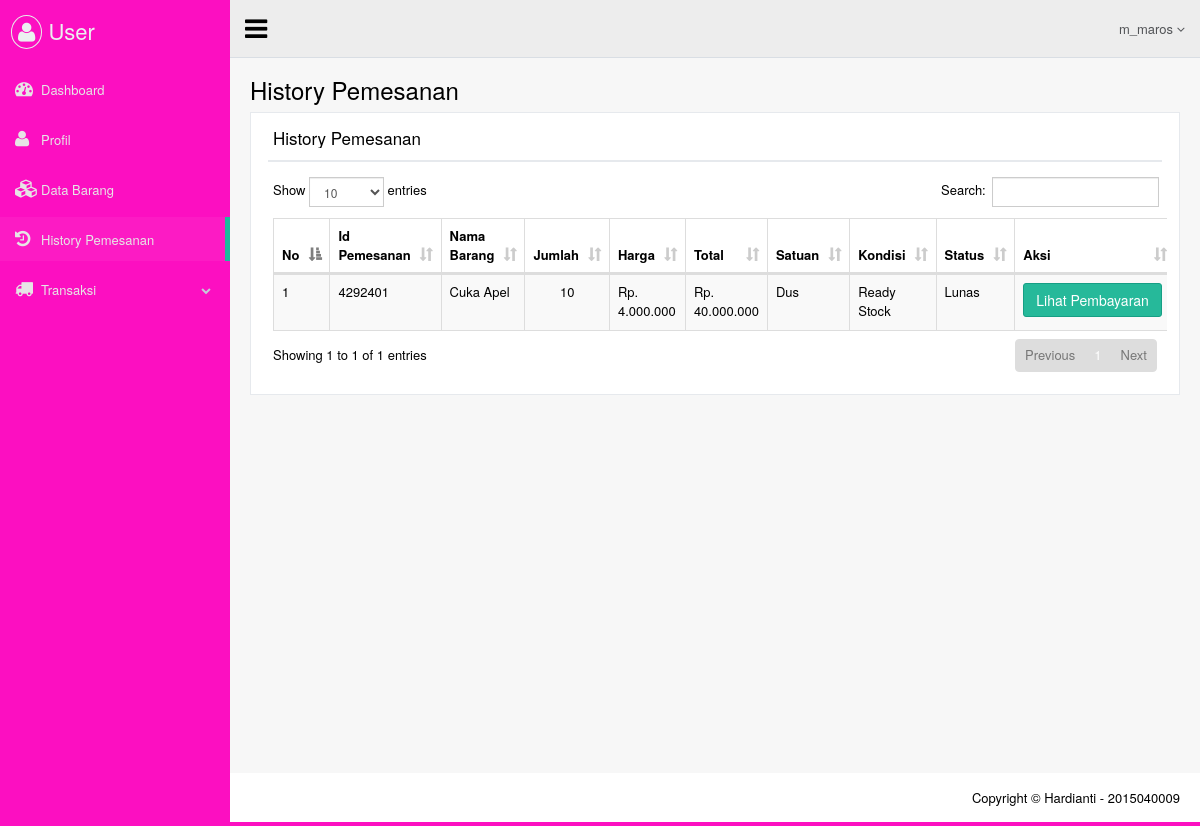
/views/user/pemesanan_history.php (signed in), run on the app's committed database.
### tables this page shows
CREATE TABLE `dta_pemesanan` (
  `id_pemesanan` int(11) NOT NULL,
  `id_user` int(11) NOT NULL,
  `kd_barang` varchar(10) NOT NULL,
  `jumlah` int(11) NOT NULL,
  `harga` int(11) NOT NULL,
  `total` int(11) NOT NULL,
  `status` enum('belum lunas','pelunasan','lunas') NOT NULL,
  `status_pengantaran` varchar(20) NOT NULL,
  `waktu` varchar(50) NOT NULL
);

CREATE TABLE `dta_barang` (
  `kd_barang` varchar(20) NOT NULL,
  `nama` varchar(50) NOT NULL,
  `jumlah` int(15) NOT NULL,
  `harga` int(15) NOT NULL,
  `satuan` varchar(20) NOT NULL,
  `kondisi` varchar(20) NOT NULL,
  `stock_terjual` int(15) NOT NULL
);

### views/user/pemesanan_history.php (the view, shortened to what this page needs)
<?php include_once 'atribut/head.php'; ?>
<body class="nav-md">
  <div class="container body">
    <div class="main_container">
      <?php include_once 'atribut/header.php'; ?>
      <div class="right_col" role="main">
        <div class="">
          <div class="page-title">
            <div class="title_left">
              <h3>History Pemesanan</h3>
            </div>
          </div>
          <div class="clearfix"></div>
          <div class="row">
            <div class="col-md-12 col-sm-12 col-xs-12">
              <div class="x_panel">
                <div class="x_title">
                  <h2>History Pemesanan</h2>
                  <div class="clearfix"></div>
                </div>
                <div class="x_content">
                  <table class="table table-striped table-bordered table-hover" id="datatables" style="width: 100%">
                    <thead>
                        <tr>
                            <th>No</th>
                            <th>Id Pemesanan</th>
                            <th>Nama Barang</th>
                            <th>Jumlah</th>
                            <th>Harga</th>
                            <th>Total</th>
                            <th>Satuan</th>
                            <th>Kondisi</th>
                            <th>Status</th>
                            <th>Aksi</th>
                        </tr>
                    </thead>
                    <tbody>
                        <?php
                         $sql_h  = "SELECT dta_pemesanan.*, dta_barang.nama, dta_barang.satuan, dta_barang.kondisi FROM dta_pemesanan LEFT JOIN dta_barang ON dta_pemesanan.kd_barang = dta_barang.kd_barang WHERE id_user = '$user[id_user]'";
                        $result = $mysqli->query($sql_h);
                        $no = 1;
                        while ($row = $result->fetch_array(MYSQLI_ASSOC)) { ?>
                         <tr>
                             <td><?php echo $no++ ?></td>
                             <td><?php echo $row['id_pemesanan']; ?></td>
                             <td><?php echo $row['nama']; ?></td>
                             <td align="center"><?php echo $row['jumlah']; ?></td>
                             <td><?php echo "Rp. ". number_format($row['harga'], 0, ",", "."); ?></td>
                             <td><?php echo "Rp. ". number_format($row['total'], 0, ",", "."); ?></td>
                             <td><?php echo $row['satuan']; ?></td>
                             <td><?php echo $row['kondisi']; ?></td>
                             <td>
                               <?= $row['status'] == 'lunas' ? 'Lunas' : 'Belum Lunas' ?>
                             </td>
                             <td align="center">
                              <?php if ($row['status'] == 'lunas') { ?>
                                <a class="btn btn-success" href="pembayaran_detail.php?id_pemesanan=<?php echo $row['id_pemesanan'] ?>">Lihat Pembayaran</a>
                              <?php } else if ($row['status'] == 'pelunasan') { ?>
                                <a class="btn btn-warning" href="pembayaran_pelunasan.php?id_pemesanan=<?php echo $row['id_pemesanan'] ?>">Pelunasan Pembayaran</a>
                              <?php } else { ?>
                                <a class="btn btn-danger" href="pembayaran_konfirmasi.php?id_pemesanan=<?php echo $row['id_pemesanan'] ?>">Konfirmasi Pembayaran</a>
                              <?php } ?>
                             </td>
                         </tr>
                        <?php } ?>
                    </tbody>
                  </table>
                </div>
              </div>
            </div>
          </div>
        </div>
      </div>
      <?php include_once 'atribut/footer.php'; ?>
    </div>
  </div>
<?php include_once 'atribut/foot.php'; ?>

### data on the page
dta_pemesanan: id_pemesanan "4292401", kd_barang.nama "Cuka Apel", jumlah "10", harga "4.000.000", total "40.000.000", kd_barang.satuan "Dus", kd_barang.kondisi "Ready Stock", status "Lunas"

### other printed values
$_SESSION['inpuser'] "m_maros"
